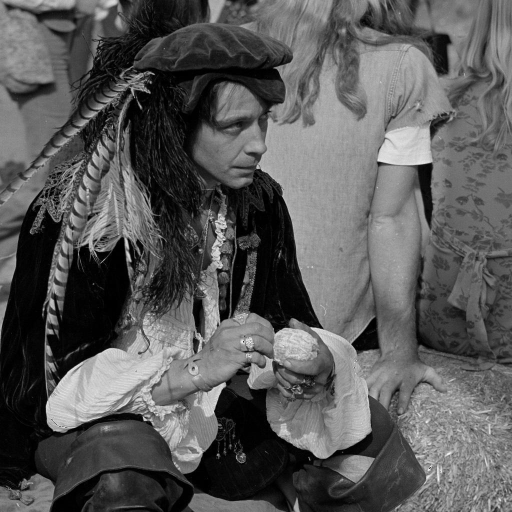
%> input picture Tarea 2/Parte 1/imagen3.jpg, 1024 x 1024 px (shown at 1/2 size)
$ octave marca_agua_2.m   (GNU Octave 9; MATLAB toolbox functions it lacks are replaced by stand-ins)
%> lines starting %> are read from the running program, lines starting %| are printed output that depends on the picture
pkg load image;
pkg load signal;
clc; clear all;

%Cargamos la imagen original
O=im2double(imread('imagen3.jpg'));
%> O: size 1024x1024 double; min 0, max 1, mean 0.349

%Tamano de la matriz original
[m,n] = size(O);
%> m = 1024; n = 1024

%Este paso es necesario para obtener S
%Divisi髇 en bloques 4x4
sub = 4;

subVector = sub * ones(1,m/4);

subI = mat2cell(O,subVector,subVector);
%> subI = 65536 items

DCT = subI;
%> DCT = 65536 items

[ms,ns] = size(subI);
%> ms = 256; ns = 256
A = zeros(ms,ns);

[mb,nb] = size(subI{1,1});
%> mb = 4; nb = 4
temp = zeros(mb,nb);

%Creamos la matriz A a partir de los bloques 4x4 aplicando
%Transformada discreta de coseno (DCT)

for i = 1:ms
  for j = 1:ns
   dctTemp = dct2(subI{i,j});
   A(i,j) = dctTemp(1,1);
   DCT{i,j} = dctTemp;
  endfor
endfor
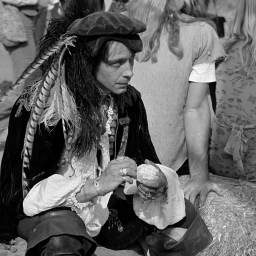
%> A: size 256x256 double; min 0, max 3.58, mean 1.4; drawn with min black and max white

%Obtenemos la descomposicion en valores singulares
[U,S,V] = svd(A);

%Cargamos Imagen con ruido y marca de agua
I=im2double(imread('imagen2.jpg'));
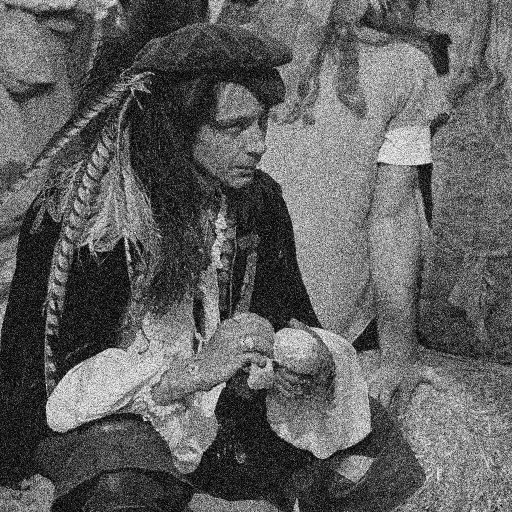
%> input picture Tarea 2/Parte 1/imagen2.jpg, 1024 x 1024 px (shown at 1/2 size)
%> I: size 1024x1024 double; min 0, max 1, mean 0.375
subplot(1,2,1);
imshow(I);
title('Imagen con ruido y marca de agua');

%Se define el alpha indicado en las especificaciones
%de la tarea
alpha=0.1;

%Dimensiones imagen con ruido y marca de agua
[m,n] = size(I);

%Paso 1 de extracci髇
%Creaci髇 de bloques 4 x 4
sub = 4;

subVector = sub * ones(1,m/4);

%Se realiza la extraccion de la marca de agua
subIa = mat2cell(I,subVector,subVector);
%> subIa = 65536 items

[msa,nsa] = size(subIa);
%> msa = 256; nsa = 256
Aa = zeros(msa,nsa);

%Se crea Aa con la DCT de cada bloque
for i = 1:msa
  for j = 1:nsa
   Aa(i,j) = dct2(subIa{i,j})(1,1);
  endfor
endfor
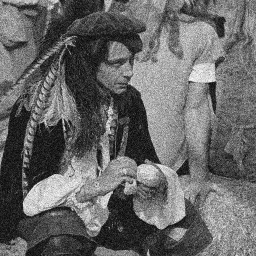
%> Aa: size 256x256 double; min 0.0333, max 3.65, mean 1.5; drawn with min black and max white

%Paso 2 de extracci髇
%Obtenemos la descomposicion en valores singulares de Aa
[Ua,Sa,Va] = svd(Aa);

%Cargamos la descomposici髇 de valores singulares U, V de la
%marca de agua que fue incertada en la imagen I
load('U1.mat');
load('V1.mat');

%Paso 3 de la extracci髇
Da = U1 * Sa * V1';

Wa = (Da - S)/alpha;

subplot(1,2,2);
imshow(Wa);
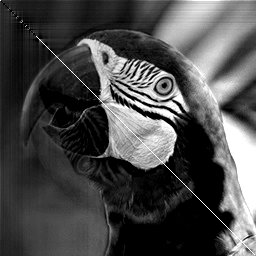
%> displayed picture: size 256x256, on the screen's scale of 0 to 255; min 0, max 255, mean 74.7
title('Marca de agua');
